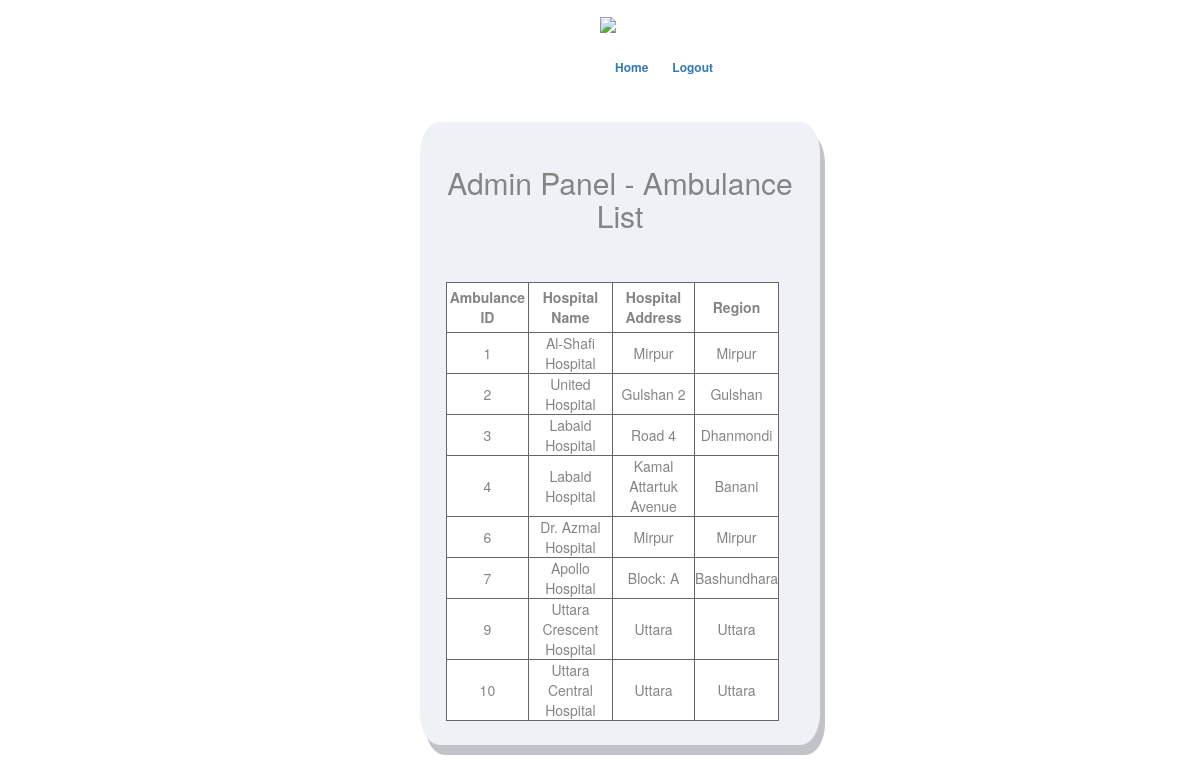
The page /adminambulancelist.php on the database as committed earlier.
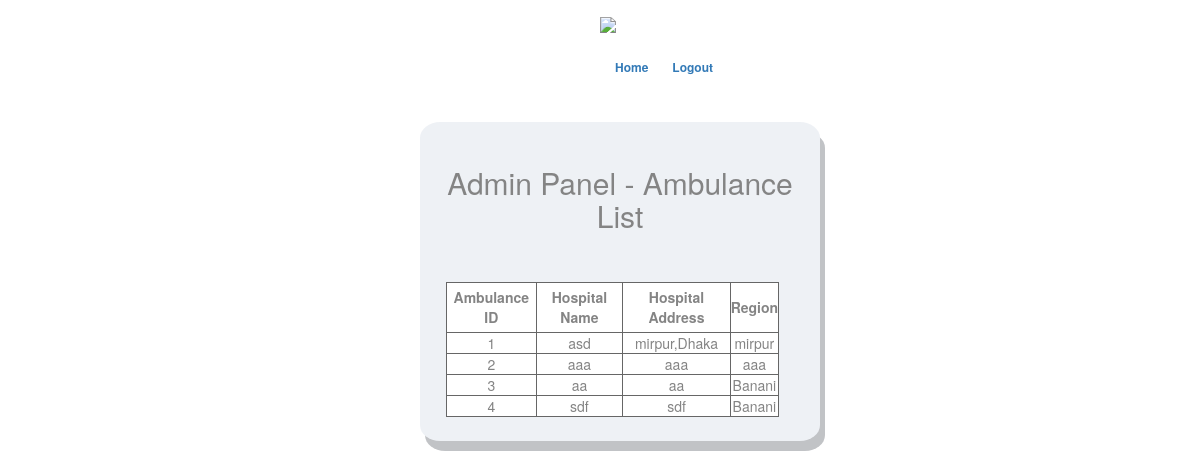
The same page on the database as committed later.
### tables this page shows
CREATE TABLE `ambulance` (
  `amId` int(11) NOT NULL,
  `hospitalAddress` varchar(40) NOT NULL,
  `amRegion` varchar(40) NOT NULL,
  `hospitalName` varchar(40) NOT NULL
);

### adminambulancelist.php (the view, shortened to what this page needs)
<!DOCTYPE html>
<html class="no-js">
<html lang="en-US">
<head>
    <link rel="stylesheet" type="text/css" href="css/font-awesome.min.css" media="all" />
    <link rel="stylesheet" type="text/css" href="css/normalize.css" media="all" />
    <link rel="stylesheet" type="text/css" href="css/bootstrap.css" media="all" />
    <link rel="stylesheet" type="text/css" href="style.css" media="all" />
</head>
<body class="login">
    <div class="header-area">
        <div class="header-top">
            <div class="container">
                <a href="#"><img src="img/admin.png" style="max-height: 5%;max-width: 5%;margin-left: 50%;opacity:1.0;"></a>
                <div class="menu col-md-5" style="margin-left: 20%;margin-top: 2%">
                    <ul class="list-unstyled list-inline pull-right">
                        <li><a href="adminhome.php">Home</a></li>
						<li><a href="logout.php">Logout</a></li>
                    </ul>
                </div>
            </div>
        </div>
    </div>
    <div class="main-area">
        <div class="login">
            <form class="col-md-4 col-sm-offset-4 text-center" style="margin: 2%;background-color: #e3e8ef;border: 1px #e3e8ef;border-radius: 5%; opacity:0.6;filter: alpha(opacity=60);text-align: center;margin-left: 35%;padding-top: 2%;padding-bottom: 2%;box-shadow: 5px 10px #989ba0;">
                <h2>Admin Panel - Ambulance List</h2>
                <br>
                <br>
                <table style="background:white;border:1px solid black;" class="text-center">
                <thead>
                    <tr style="padding-left: 10px;">
                        <th style="border:1px solid black">Ambulance ID</th>
                        <th style="border:1px solid black">Hospital Name</th>
                        <th style="border:1px solid black">Hospital Address</th>
                        <th style="border:1px solid black">Region</th>
                    </tr>
                </thead>
                <tbody>
                    <?php
                    $con=mysqli_connect("localhost","root","");
                    mysqli_select_db($con,'medicineguide');
                        $resul = mysqli_query($con,"SELECT * FROM ambulance;") or die("Failed to fetch".mysql_error());
                    while( $row = mysqli_fetch_assoc( $resul) ){
                                    echo "<tr><td>{$row['amId']}</td><td>{$row['hospitalName']}</td><td>{$row['hospitalAddress']}</td><td>{$row['amRegion']}</td></tr>\n";
                                        }
                    ?>
                  </tbody>
                </table>
            </form>
            <br>
        </div>
    </div>
</body>
</html>

Rows that differ between the two databases and show on the page:
removed ambulance: amId "6", hospitalName "Dr. Azmal Hospital", hospitalAddress "Mirpur", amRegion "Mirpur"
removed ambulance: amId "7", hospitalName "Apollo Hospital", hospitalAddress "Block: A", amRegion "Bashundhara"
removed ambulance: amId "9", hospitalName "Uttara Crescent Hospital", hospitalAddress "Uttara", amRegion "Uttara"
removed ambulance: amId "10", hospitalName "Uttara Central Hospital", hospitalAddress "Uttara", amRegion "Uttara"
changed ambulance id 1: hospitalName "Al-Shafi Hospital" → "asd"; hospitalAddress "Mirpur" → "mirpur,Dhaka"; amRegion "Mirpur" → "mirpur"
changed ambulance id 2: hospitalName "United Hospital" → "aaa"; hospitalAddress "Gulshan 2" → "aaa"; amRegion "Gulshan" → "aaa"
changed ambulance id 3: hospitalName "Labaid Hospital" → "aa"; hospitalAddress "Road 4" → "aa"; amRegion "Dhanmondi" → "Banani"
changed ambulance id 4: hospitalName "Labaid Hospital" → "sdf"; hospitalAddress "Kamal Attartuk Avenue" → "sdf"
